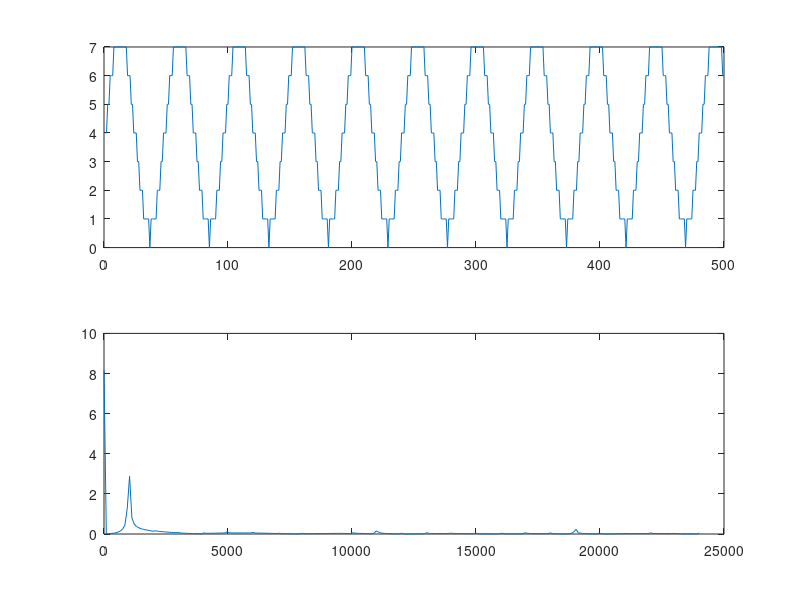
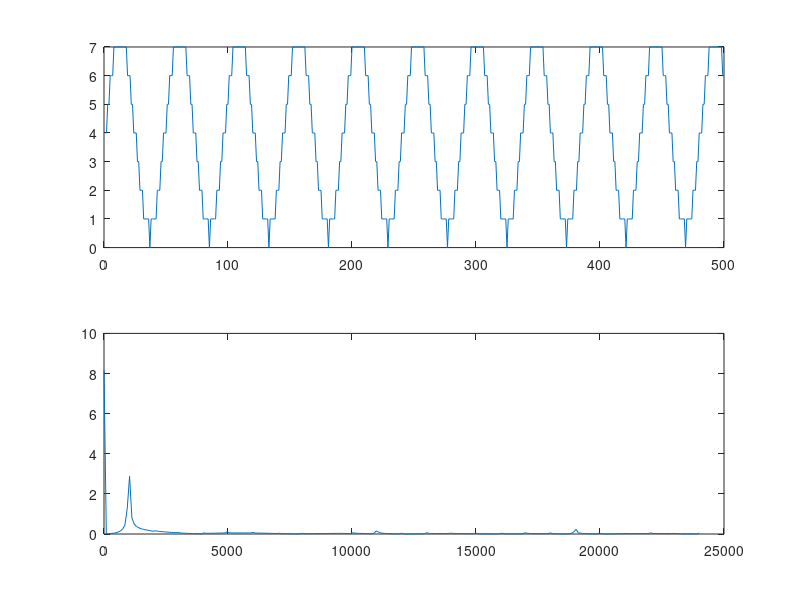

The MATLAB source for these figures, in order:
clear
clc;    
L=500;
fp=48000;
f=1000;

t=(0:L-1)/fp;
y=sin(2*pi*f*t);
y=quantiz(y,linspace(-1,1,8));

NFFT = 2^nextpow2(L);
Y = fft(y,NFFT)/L;
f = fp/2*linspace(0,1,NFFT/2+1);

subplot(2,1,1);
plot(y);
subplot(2,1,2);
plot(f,2*abs(Y(1:NFFT/2+1)));
print -deps zad1_6.jpg
print -deps zad1_6.png
